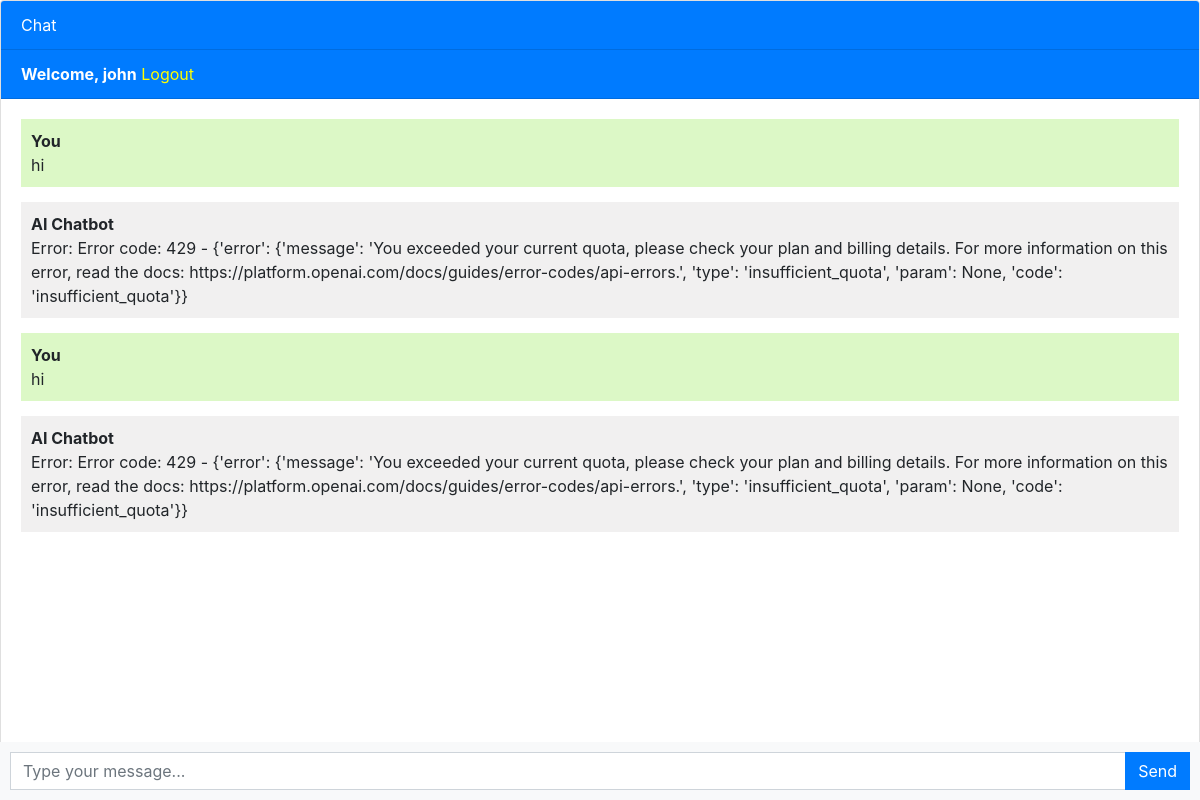
The page / (signed in) on the database its author committed.
### chatbot/models.py (models this page shows, shortened)
class Chat(models.Model):
    user = models.ForeignKey(User, on_delete=models.CASCADE)
    message = models.TextField()
    response =models.TextField()
    created_at = models.DateTimeField(auto_now_add=True)

### chatbot/views.py (the view)
def chatbot(request):
    chats = Chat.objects.filter(user=request.user)
    response_text = ""
    if request.method == 'POST':
        message = request.POST.get('message')
        if message:
            response_text = ask_gemini(message)
            return JsonResponse({'response': response_text})
    return render(request, 'chatbot.html', {'chats': chats})

### templates/chatbot.html (shortened to what this page needs)
{% extends 'base.html' %}
{% block content %}
<div class="chat-container">
  <div class="card flex-grow-1">
    <div class="card-header bg-primary text-white">Chat</div>
     {% if user.is_authenticated %}
    <div class="card-header bg-primary text-white"><b>Welcome, {{user.username}}</b>   <a style="color: yellow;" href="logout">Logout</a></div>
    {% else %}
    <div class="card-header bg-primary text-white"><a style="color: yellow" href="login">Login</a>   <a style="color: yellow;" href="register">Register</a></div>
    {% endif %}
    <div class="card-body messages-box">
      <ul class="list-unstyled messages-list">
        {% for chat in chats %}
          {% if chat.user == request.user %}
            <li class="message sent">
          <div class="message-text">
            <div class="message-sender">
              <b>You</b>
            </div>
            <div class="message-content">
              {{chat.message}}
            </div>
          </div>
        </li>
        <li class="message received">
          <div class="message-text">
            <div class="message-sender">
              <b>AI Chatbot</b>
            </div>
            <div class="message-content">
              {{chat.response}}
            </div>
          </div>
        </li>
          {% endif %}
        {% endfor %}
      </ul>
    </div>
    <br><br>
    <br><br>
    <br><br>
  </div>
  <form class="message-form">
    <div class="input-group">
      <input type="text" class="form-control message-input" placeholder="Type your message...">
      <div class="input-group-append">
        <button type="submit" class="btn btn-primary btn-send">Send</button>
      </div>
    </div>
  </form>
</div>
{% endblock %}

### templates/base.html (shortened to what this page needs)
<!DOCTYPE html>
<html lang="en">
  <head>
    <link rel="stylesheet" href="https://stackpath.bootstrapcdn.com/bootstrap/4.3.1/css/bootstrap.min.css">
  </head>
  <body>
    {% block content %}{% endblock %}
  </body>
</html>

### templates/chatbot.html (style rules this page uses)
body, html { height: 100%; }
.messages-box { flex: 1; overflow-y: auto; }
.messages-list { padding-left: 0; }
.message { margin-bottom: 15px; list-style: none; }
.message-text { padding: 10px; border-radius: 5px; }
.sent { background-color: #dcf8c6; align-self: flex-end; }
.received { background-color: #f1f0f0; align-self: flex-start; }
.message-form { display: flex; position: fixed; bottom: 0; left: 0; right: 0; padding: 10px; background-color: #f8f9fa; }
.message-input { flex: 1; border-radius: 0; border-right: none; }
.btn-send { border-radius: 0; }
.chat-container { height: 100%; display: flex; flex-direction: column; }

### rows shown on the page
Chat: message "hi", response "Error: Error code: 429 - {'error': {'message': 'You exceeded your current quota, please check your plan and billing details. For more information on this error, read the docs: https://platform.openai.com/docs/guides/error-codes/api-errors.', 'type': 'insufficient_quota', 'param': None, 'code': 'insufficient_quota'}}"
Chat: message "hi", response "Error: Error code: 429 - {'error': {'message': 'You exceeded your current quota, please check your plan and billing details. For more information on this error, read the docs: https://platform.openai.com/docs/guides/error-codes/api-errors.', 'type': 'insufficient_quota', 'param': None, 'code': 'insufficient_quota'}}"

### other values the page prints
{{ user.username }} "john"
